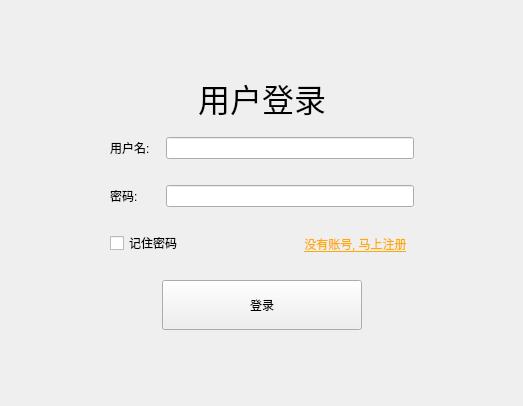
<?xml version="1.0" encoding="UTF-8"?>
<ui version="4.0">
 <class>Login</class>
 <widget class="QDialog" name="Login">
  <property name="geometry">
   <rect>
    <x>0</x>
    <y>0</y>
    <width>523</width>
    <height>406</height>
   </rect>
  </property>
  <property name="windowTitle">
   <string>Dialog</string>
  </property>
  <layout class="QVBoxLayout" name="verticalLayout">
   <item>
    <widget class="TitleWg" name="title_wg" native="true"/>
   </item>
   <item>
    <widget class="QStackedWidget" name="stackedWidget">
     <property name="currentIndex">
      <number>0</number>
     </property>
     <widget class="QWidget" name="login_page">
      <layout class="QVBoxLayout" name="verticalLayout_3">
       <item>
        <spacer name="verticalSpacer_3">
         <property name="orientation">
          <enum>Qt::Vertical</enum>
         </property>
         <property name="sizeHint" stdset="0">
          <size>
           <width>20</width>
           <height>27</height>
          </size>
         </property>
        </spacer>
       </item>
       <item>
        <widget class="QWidget" name="widget" native="true">
         <layout class="QHBoxLayout" name="horizontalLayout">
          <item>
           <spacer name="horizontalSpacer_3">
            <property name="orientation">
             <enum>Qt::Horizontal</enum>
            </property>
            <property name="sizeHint" stdset="0">
             <size>
              <width>40</width>
              <height>20</height>
             </size>
            </property>
           </spacer>
          </item>
          <item>
           <widget class="QWidget" name="widget_2" native="true">
            <layout class="QVBoxLayout" name="verticalLayout_2">
             <item>
              <widget class="QLabel" name="label">
               <property name="font">
                <font>
                 <family>新宋体</family>
                 <pointsize>24</pointsize>
                </font>
               </property>
               <property name="text">
                <string>用户登录</string>
               </property>
               <property name="alignment">
                <set>Qt::AlignCenter</set>
               </property>
              </widget>
             </item>
             <item>
              <widget class="QWidget" name="widget_3" native="true">
               <layout class="QGridLayout" name="gridLayout">
                <item row="1" column="0">
                 <spacer name="verticalSpacer">
                  <property name="orientation">
                   <enum>Qt::Vertical</enum>
                  </property>
                  <property name="sizeType">
                   <enum>QSizePolicy::Fixed</enum>
                  </property>
                  <property name="sizeHint" stdset="0">
                   <size>
                    <width>20</width>
                    <height>20</height>
                   </size>
                  </property>
                 </spacer>
                </item>
                <item row="0" column="2">
                 <widget class="QLineEdit" name="lineEdit"/>
                </item>
                <item row="2" column="2">
                 <widget class="QLineEdit" name="lineEdit_2"/>
                </item>
                <item row="0" column="0">
                 <widget class="QLabel" name="label_2">
                  <property name="text">
                   <string>用户名:</string>
                  </property>
                 </widget>
                </item>
                <item row="2" column="0">
                 <widget class="QLabel" name="label_3">
                  <property name="text">
                   <string>密码:</string>
                  </property>
                 </widget>
                </item>
                <item row="0" column="1">
                 <spacer name="horizontalSpacer_5">
                  <property name="orientation">
                   <enum>Qt::Horizontal</enum>
                  </property>
                  <property name="sizeType">
                   <enum>QSizePolicy::Fixed</enum>
                  </property>
                  <property name="sizeHint" stdset="0">
                   <size>
                    <width>10</width>
                    <height>20</height>
                   </size>
                  </property>
                 </spacer>
                </item>
               </layout>
              </widget>
             </item>
             <item>
              <widget class="QWidget" name="widget_4" native="true">
               <layout class="QHBoxLayout" name="horizontalLayout_2">
                <item>
                 <widget class="QCheckBox" name="checkBox">
                  <property name="text">
                   <string>记住密码</string>
                  </property>
                 </widget>
                </item>
                <item>
                 <widget class="QToolButton" name="toolButton">
                  <property name="font">
                   <font>
                    <family>ADMUI3Lg</family>
                    <underline>true</underline>
                   </font>
                  </property>
                  <property name="styleSheet">
                   <string notr="true">color: rgb(255, 170, 0);</string>
                  </property>
                  <property name="text">
                   <string>没有账号, 马上注册</string>
                  </property>
                  <property name="autoRaise">
                   <bool>true</bool>
                  </property>
                 </widget>
                </item>
               </layout>
              </widget>
             </item>
             <item>
              <widget class="QWidget" name="widget_5" native="true">
               <layout class="QHBoxLayout" name="horizontalLayout_3">
                <item>
                 <spacer name="horizontalSpacer">
                  <property name="orientation">
                   <enum>Qt::Horizontal</enum>
                  </property>
                  <property name="sizeHint" stdset="0">
                   <size>
                    <width>52</width>
                    <height>20</height>
                   </size>
                  </property>
                 </spacer>
                </item>
                <item>
                 <widget class="QToolButton" name="toolButton_2">
                  <property name="minimumSize">
                   <size>
                    <width>200</width>
                    <height>50</height>
                   </size>
                  </property>
                  <property name="maximumSize">
                   <size>
                    <width>200</width>
                    <height>50</height>
                   </size>
                  </property>
                  <property name="styleSheet">
                   <string notr="true">background-image: url(:/images/balckButton.png);</string>
                  </property>
                  <property name="text">
                   <string>登录</string>
                  </property>
                 </widget>
                </item>
                <item>
                 <spacer name="horizontalSpacer_2">
                  <property name="orientation">
                   <enum>Qt::Horizontal</enum>
                  </property>
                  <property name="sizeHint" stdset="0">
                   <size>
                    <width>52</width>
                    <height>20</height>
                   </size>
                  </property>
                 </spacer>
                </item>
               </layout>
              </widget>
             </item>
            </layout>
           </widget>
          </item>
          <item>
           <spacer name="horizontalSpacer_4">
            <property name="orientation">
             <enum>Qt::Horizontal</enum>
            </property>
            <property name="sizeHint" stdset="0">
             <size>
              <width>40</width>
              <height>20</height>
             </size>
            </property>
           </spacer>
          </item>
         </layout>
        </widget>
       </item>
       <item>
        <spacer name="verticalSpacer_2">
         <property name="orientation">
          <enum>Qt::Vertical</enum>
         </property>
         <property name="sizeHint" stdset="0">
          <size>
           <width>20</width>
           <height>27</height>
          </size>
         </property>
        </spacer>
       </item>
      </layout>
     </widget>
     <widget class="QWidget" name="reg_page"/>
     <widget class="QWidget" name="set_page"/>
    </widget>
   </item>
  </layout>
 </widget>
 <customwidgets>
  <customwidget>
   <class>TitleWg</class>
   <extends>QWidget</extends>
   <header location="global">titlewg.h</header>
   <container>1</container>
  </customwidget>
 </customwidgets>
 <resources/>
 <connections/>
</ui>
